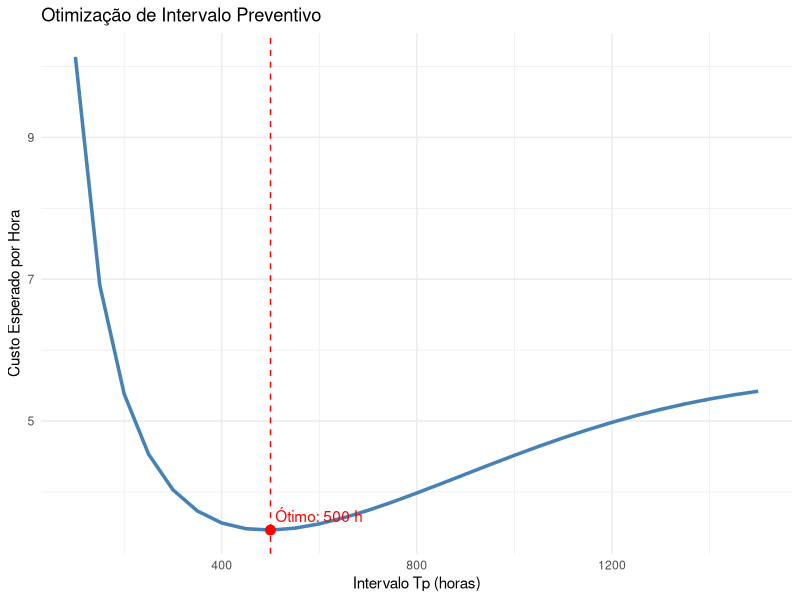
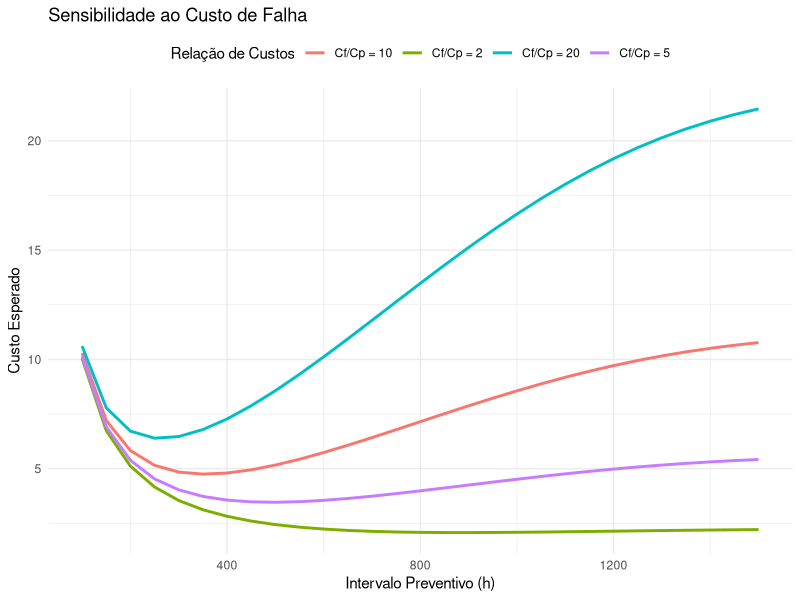

R code for these plots, in order:
## ---- chunk 1
#| label: otimizacao-intervalo
#| warning: false

library(tidyverse)

# Parâmetros Weibull
beta <- 2.5
eta <- 1000

# Custos
C_p <- 1000   # Custo preventiva
C_f <- 5000   # Custo falha

# Função custo esperado
custo_esperado <- function(Tp) {
  R_Tp <- exp(-(Tp/eta)^beta)
  integral <- integrate(function(t) exp(-(t/eta)^beta), 0, Tp)$value

  (C_p * R_Tp + C_f * (1 - R_Tp)) / integral
}

# Avaliar diferentes intervalos
intervalos <- seq(100, 1500, by = 50)
custos <- sapply(intervalos, custo_esperado)

df_opt <- data.frame(intervalo = intervalos, custo = custos)

# Intervalo ótimo
intervalo_otimo <- intervalos[which.min(custos)]

# Visualizar
ggplot(df_opt, aes(x = intervalo, y = custo)) +
  geom_line(color = "steelblue", linewidth = 1.2) +
  geom_vline(xintercept = intervalo_otimo,
             linetype = "dashed", color = "red") +
  geom_point(data = df_opt[which.min(custos), ],
             color = "red", size = 3) +
  annotate("text", x = intervalo_otimo + 100,
           y = min(custos) + 0.2,
           label = paste("Ótimo:", intervalo_otimo, "h"),
           color = "red") +
  labs(title = "Otimização de Intervalo Preventivo",
       x = "Intervalo Tp (horas)",
       y = "Custo Esperado por Hora") +
  theme_minimal()
## ---- chunk 2
#| label: sensibilidade

# Variar relação de custos
ratios <- c(2, 5, 10, 20)

df_sensibilidade <- expand.grid(
  intervalo = seq(100, 1500, by = 50),
  ratio = ratios
) %>%
  mutate(
    C_p = 1000,
    C_f = C_p * ratio,
    R_Tp = exp(-(intervalo/eta)^beta),
    integral = sapply(intervalo, function(Tp) {
      integrate(function(t) exp(-(t/eta)^beta), 0, Tp)$value
    }),
    custo = (C_p * R_Tp + C_f * (1 - R_Tp)) / integral,
    ratio_label = paste("Cf/Cp =", ratio)
  )

ggplot(df_sensibilidade, aes(x = intervalo, y = custo, color = ratio_label)) +
  geom_line(linewidth = 1) +
  labs(title = "Sensibilidade ao Custo de Falha",
       x = "Intervalo Preventivo (h)",
       y = "Custo Esperado",
       color = "Relação de Custos") +
  theme_minimal() +
  theme(legend.position = "top")
